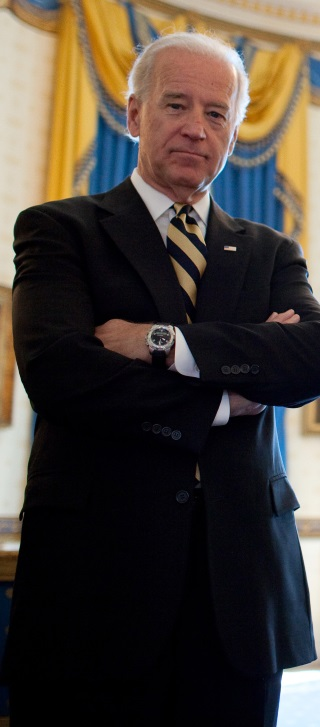
#> input picture Image Processing #11 - Speed up image processing with numba/biden.jpg, 320 x 727 px
$ python gif_create.py --file 'Image Processing #11 - Speed up image processing with numba/biden.jpg'
#> lines starting #> are read from the running program, lines starting #| are printed output that depends on the picture
import argparse
import cv2
import numpy as np
import time
from PIL import Image, ImageDraw

FPS = 30
angular_velocity = np.degrees(np.pi)    # I'll make 1 rotation per 2 seconds
step_angle = angular_velocity / FPS
step_radian = np.radians(step_angle)
max_count = 3

gif_frames = []

def save_gif(frames, gifname, speed):   #speed 100
    frames[0].save(gifname, format='GIF', append_images=frames[1:], save_all=True, duration=speed, loop=0)

def process_masking(base, mask, pos):
    h, w, c = mask.shape
    x = pos[0]
    y = pos[1]
    if c == 4:
        mask = cv2.cvtColor(mask, cv2.COLOR_BGRA2BGR)
    img = base.copy()
    bg = img[y:y+h, x:x+w]      #overlay area
    try:
        for i in range(0, h):
            for j in range(0, w):
                B = mask[i][j][0]
                G = mask[i][j][1]
                R = mask[i][j][2]
                if (int(B) + int(G) + int(R)):
                    bg[i][j][0] = B
                    bg[i][j][1] = G
                    bg[i][j][2] = R
        img[y:y+h, x:x+w] = bg
    except IndexError:
        print(' index Error')
        return None
    return img

def delay_fps(s):
    while (time.time() - s < (1.0 / FPS) ):
        time.sleep(0.001)

parser = argparse.ArgumentParser(description="OpenCV Example")
parser.add_argument("--file", type=str, required=True, help="filename of the input image to process")
args = parser.parse_args()


mask = cv2.imread(args.file, cv2.IMREAD_COLOR)
#> mask is the input picture: shape (727, 320, 3); mean B, G, R 55.5, 62.7, 70.7
height, width, channels = mask.shape
#> height = 727; width = 320; channels = 3
print("image   H:%d W:%d, Channel:%d"%(height, width, channels))
#| image   H:727 W:320, Channel:3
print('Angular Velocity:%f step_angle:%f'%(angular_velocity, step_angle))
canvas = np.zeros((height * 2, width * 5, 3), np.uint8)
c_height, c_width, c_channels = canvas.shape
#> c_height = 1454; c_width = 1600; c_channels = 3

angle = step_angle
x_pos = c_width - width
#> x_pos = 1280
count = 0

while count < max_count:
    matrix = cv2.getRotationMatrix2D((width/2, height/2), angle, 1)
    rotate = cv2.warpAffine(mask, matrix, (width, height))
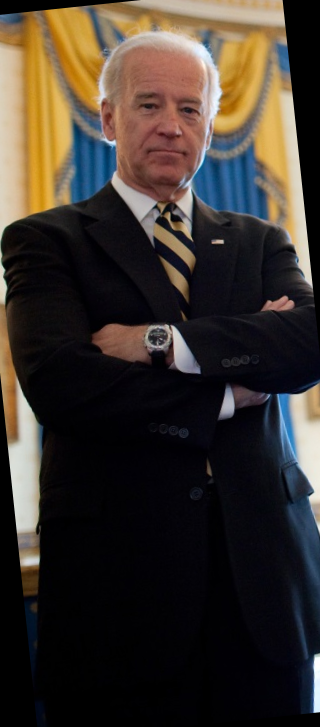
#> rotate: shape (727, 320, 3); mean B, G, R 44.7, 51.2, 59
    s = time.time()
    angle += step_angle
    if(angle > 360):
        angle = 0

    print('x_pos:%d'%(x_pos))
#| x_pos:1280
    img = process_masking(canvas, rotate, (x_pos,0))
#> in process_masking, `img = base.copy()`: img: shape (1454, 1600, 3); every value is 0
#> in process_masking, `bg = img[y:y+h, x:x+w]`: bg: shape (727, 320, 3); every value is 0
#> in process_masking, `img[y:y+h, x:x+w] = bg`:
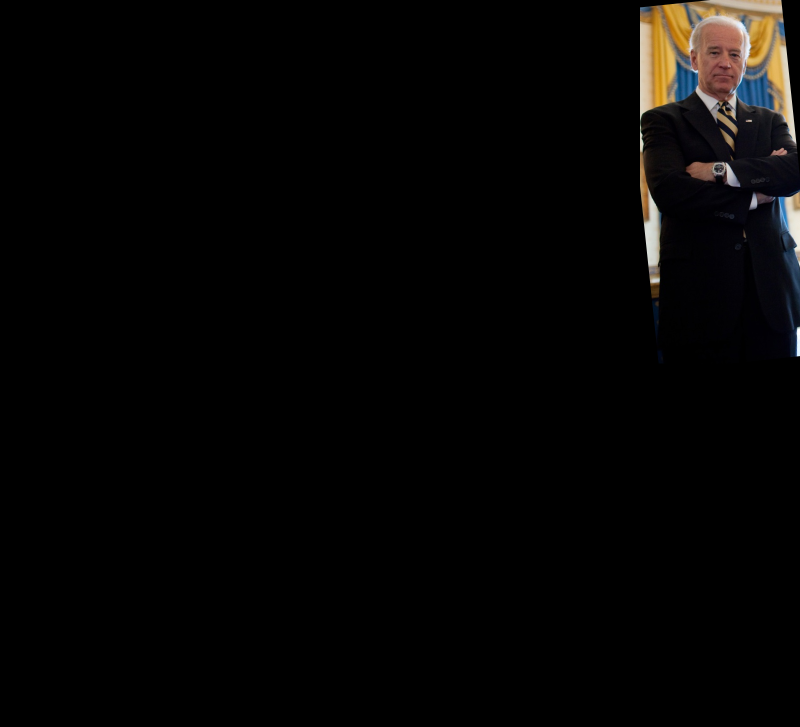
#> img: shape (1454, 1600, 3) (shown at 1/2 size); mean of channels 0, 1, 2 4.5, 5.1, 5.9; drawn as B, G, R
    x_pos -= int(step_radian * height / 2 )
#> x_pos = 1242
    if c_channels == 4:
        rgb = cv2.cvtColor(img, cv2.COLOR_BGRA2RGB)
    else:
        rgb = cv2.cvtColor(img, cv2.COLOR_BGR2RGB)
    im_pil = Image.fromarray(rgb)
    gif_frames.append(im_pil)
    cv2.imshow('rotate', img)
    if(x_pos < count * width):
        x_pos = c_width - width
        count += 1
        canvas = img.copy()
    k = cv2.waitKey(1)
#> (key Esc is pressed here)
    delay_fps(s)

save_gif(gif_frames, "f:\\tmp\\bear.gif", 50)
cv2.waitKey(0)
cv2.destroyAllWindows()
